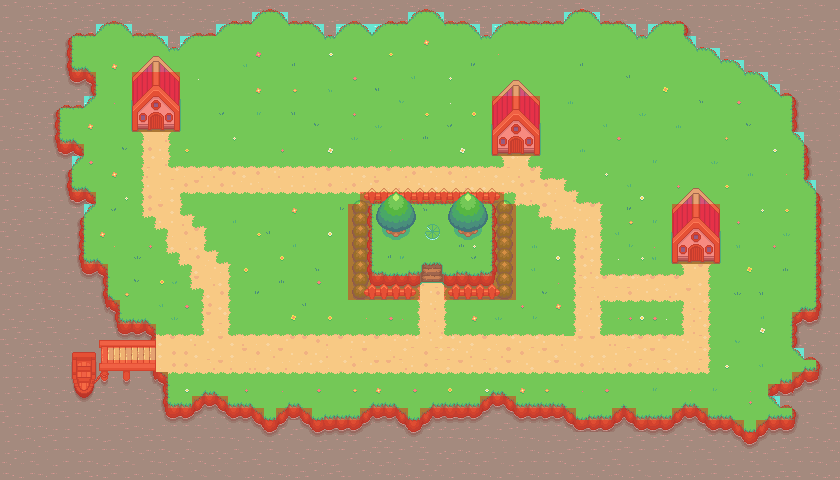

Below is a game level as drawn by its tile map, then a one-line description and the .tmx that defines it (tile-layer data replaced by summaries):
An orthogonal 70x40 tile map with 12x12 px tiles, 20 tile layers (Water, Ground, Paths, Dock, ...), 2 tilesets.

<map version="1.10" tiledversion="git" orientation="orthogonal" renderorder="right-down" width="70" height="40" tilewidth="12" tileheight="12" infinite="0" nextlayerid="30" nextobjectid="1">
 <editorsettings>
  <export target="game-test1/frontend/src/levels/map.json" format="json" />
 </editorsettings>
 <tileset firstgid="1" source="Game Test.tsx" />
 <tileset firstgid="1025" source="Collisions.tsx" />
 <layer id="1" name="Water" width="70" height="40">
  <data>[2800 cells, 2800 non-empty, 9 distinct tile ids]</data>
 </layer>
 <layer id="2" name="Ground" width="70" height="40">
  <data>[2800 cells, 2200 non-empty, 137 distinct tile ids]</data>
 </layer>
 <layer id="26" name="Paths" width="70" height="40">
  <data>[2800 cells, 542 non-empty, 25 distinct tile ids]</data>
 </layer>
 <layer id="3" name="Dock" width="70" height="40">
  <data>[2800 cells, 58 non-empty, 58 distinct tile ids]</data>
 </layer>
 <layer id="4" name="House" width="70" height="40">
  <data>[2800 cells, 126 non-empty, 42 distinct tile ids]</data>
 </layer>
 <layer id="7" name="Fences" width="70" height="40">
  <data>[2800 cells, 28 non-empty, 12 distinct tile ids]</data>
 </layer>
 <group id="15" name="Brushes">
  <layer id="8" name="Plants" width="70" height="40">
   <data>[2800 cells, 8 non-empty, 4 distinct tile ids]</data>
  </layer>
  <layer id="9" name="Plants 1" width="70" height="40">
   <data>[2800 cells, 12 non-empty, 6 distinct tile ids]</data>
  </layer>
  <layer id="10" name="Plants 2" width="70" height="40">
   <data>[2800 cells, 12 non-empty, 6 distinct tile ids]</data>
  </layer>
  <layer id="11" name="Plants 3" width="70" height="40">
   <data>[2800 cells, 16 non-empty, 6 distinct tile ids]</data>
  </layer>
  <layer id="12" name="Plants 4" width="70" height="40">
   <data>[2800 cells, 20 non-empty, 6 distinct tile ids]</data>
  </layer>
  <layer id="13" name="Plants 5" width="70" height="40">
   <data>[2800 cells, 24 non-empty, 6 distinct tile ids]</data>
  </layer>
  <layer id="14" name="Plants 6" width="70" height="40">
   <data>[2800 cells, 30 non-empty, 6 distinct tile ids]</data>
  </layer>
  <layer id="25" name="Plants 7" width="70" height="40">
   <data>[2800 cells, 12 non-empty, 6 distinct tile ids]</data>
  </layer>
 </group>
 <layer id="5" name="Plateau" width="70" height="40">
  <data>[2800 cells, 108 non-empty, 41 distinct tile ids]</data>
 </layer>
 <layer id="27" name="Grass and Flowers" width="70" height="40">
  <data>[2800 cells, 168 non-empty, 41 distinct tile ids]</data>
 </layer>
 <layer id="24" name="Fences 1" width="70" height="40">
  <data>[2800 cells, 27 non-empty, 12 distinct tile ids]</data>
 </layer>
 <layer id="6" name="Trees" width="70" height="40">
  <data>[2800 cells, 46 non-empty, 26 distinct tile ids]</data>
 </layer>
 <layer id="28" name="Collisions" width="70" height="40" opacity="0.4">
  <data>[2800 cells, 1073 non-empty, 1 distinct tile ids]</data>
 </layer>
 <layer id="29" name="Foreground Objects" width="70" height="40">
  <data>[2800 cells, 60 non-empty, 24 distinct tile ids]</data>
 </layer>
</map>
